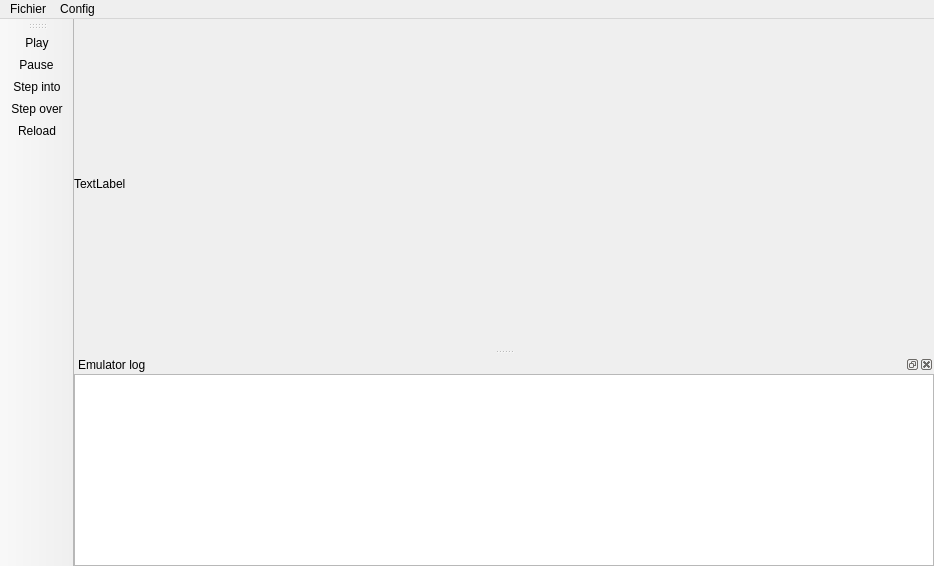
<?xml version="1.0" encoding="UTF-8"?>
<ui version="4.0">
 <class>MainWindow</class>
 <widget class="QMainWindow" name="MainWindow">
  <property name="geometry">
   <rect>
    <x>0</x>
    <y>0</y>
    <width>934</width>
    <height>566</height>
   </rect>
  </property>
  <property name="windowTitle">
   <string>MainWindow</string>
  </property>
  <widget class="QWidget" name="centralWidget">
   <property name="sizePolicy">
    <sizepolicy hsizetype="Preferred" vsizetype="Preferred">
     <horstretch>0</horstretch>
     <verstretch>0</verstretch>
    </sizepolicy>
   </property>
   <layout class="QGridLayout" name="gridLayout_6">
    <property name="leftMargin">
     <number>0</number>
    </property>
    <property name="topMargin">
     <number>0</number>
    </property>
    <property name="rightMargin">
     <number>0</number>
    </property>
    <property name="bottomMargin">
     <number>0</number>
    </property>
    <property name="spacing">
     <number>0</number>
    </property>
    <item row="0" column="0">
     <widget class="Screen" name="screen">
      <property name="sizePolicy">
       <sizepolicy hsizetype="Preferred" vsizetype="Preferred">
        <horstretch>0</horstretch>
        <verstretch>0</verstretch>
       </sizepolicy>
      </property>
      <property name="sizeIncrement">
       <size>
        <width>2</width>
        <height>1</height>
       </size>
      </property>
      <property name="text">
       <string>TextLabel</string>
      </property>
     </widget>
    </item>
   </layout>
  </widget>
  <widget class="QMenuBar" name="menuBar">
   <property name="geometry">
    <rect>
     <x>0</x>
     <y>0</y>
     <width>934</width>
     <height>21</height>
    </rect>
   </property>
   <widget class="QMenu" name="menuFichier">
    <property name="title">
     <string>Fichier</string>
    </property>
    <addaction name="actionOpenFile"/>
    <addaction name="actionQuitter"/>
   </widget>
   <widget class="QMenu" name="menuConfig">
    <property name="title">
     <string>Config</string>
    </property>
    <addaction name="actionMode_avanc"/>
    <addaction name="separator"/>
    <addaction name="actionIgnore_read_write_errors"/>
   </widget>
   <addaction name="menuFichier"/>
   <addaction name="menuConfig"/>
  </widget>
  <widget class="QToolBar" name="controlBar">
   <property name="windowTitle">
    <string>toolBar</string>
   </property>
   <property name="movable">
    <bool>true</bool>
   </property>
   <attribute name="toolBarArea">
    <enum>LeftToolBarArea</enum>
   </attribute>
   <attribute name="toolBarBreak">
    <bool>false</bool>
   </attribute>
   <addaction name="actionPlay"/>
   <addaction name="actionPause"/>
   <addaction name="actionStep_into"/>
   <addaction name="actionStep_over"/>
   <addaction name="actionReload"/>
  </widget>
  <widget class="QDockWidget" name="EmulatorLog">
   <property name="layoutDirection">
    <enum>Qt::LeftToRight</enum>
   </property>
   <property name="allowedAreas">
    <set>Qt::AllDockWidgetAreas</set>
   </property>
   <property name="windowTitle">
    <string>Emulator log</string>
   </property>
   <attribute name="dockWidgetArea">
    <number>8</number>
   </attribute>
   <widget class="QWidget" name="dockWidgetContents">
    <property name="contextMenuPolicy">
     <enum>Qt::PreventContextMenu</enum>
    </property>
    <layout class="QGridLayout" name="gridLayout_2">
     <property name="sizeConstraint">
      <enum>QLayout::SetMaximumSize</enum>
     </property>
     <property name="leftMargin">
      <number>0</number>
     </property>
     <property name="topMargin">
      <number>0</number>
     </property>
     <property name="rightMargin">
      <number>0</number>
     </property>
     <property name="bottomMargin">
      <number>0</number>
     </property>
     <property name="spacing">
      <number>0</number>
     </property>
     <item row="0" column="0">
      <widget class="QPlainTextEdit" name="emulatorLogText">
       <property name="backgroundVisible">
        <bool>false</bool>
       </property>
      </widget>
     </item>
    </layout>
   </widget>
  </widget>
  <action name="actionOuvrir_un_g1a">
   <property name="text">
    <string>Ouvrir un .g1a</string>
   </property>
  </action>
  <action name="actionQuitter">
   <property name="text">
    <string>Quitter</string>
   </property>
  </action>
  <action name="actionMode_avanc">
   <property name="text">
    <string>Mode avancé</string>
   </property>
  </action>
  <action name="actionPause">
   <property name="icon">
    <iconset resource="ose.qrc">
     <normaloff>:/icones/ico/pause</normaloff>:/icones/ico/pause</iconset>
   </property>
   <property name="text">
    <string>Pause</string>
   </property>
   <property name="shortcut">
    <string>F9</string>
   </property>
   <property name="visible">
    <bool>false</bool>
   </property>
  </action>
  <action name="actionPlay">
   <property name="icon">
    <iconset resource="ose.qrc">
     <normaloff>:/icones/ico/play</normaloff>:/icones/ico/play</iconset>
   </property>
   <property name="text">
    <string>Play</string>
   </property>
   <property name="shortcut">
    <string>F8</string>
   </property>
  </action>
  <action name="actionReload">
   <property name="icon">
    <iconset resource="ose.qrc">
     <normaloff>:/icones/ico/reload</normaloff>:/icones/ico/reload</iconset>
   </property>
   <property name="text">
    <string>Reload</string>
   </property>
  </action>
  <action name="actionStep_into">
   <property name="icon">
    <iconset resource="ose.qrc">
     <normaloff>:/icones/ico/stepinto</normaloff>:/icones/ico/stepinto</iconset>
   </property>
   <property name="text">
    <string>Step into</string>
   </property>
   <property name="shortcut">
    <string>F10</string>
   </property>
  </action>
  <action name="actionStep_over">
   <property name="icon">
    <iconset resource="ose.qrc">
     <normaloff>:/icones/ico/stepover</normaloff>:/icones/ico/stepover</iconset>
   </property>
   <property name="text">
    <string>Step over</string>
   </property>
  </action>
  <action name="actionIgnore_read_write_errors">
   <property name="checkable">
    <bool>true</bool>
   </property>
   <property name="checked">
    <bool>true</bool>
   </property>
   <property name="text">
    <string>Ignore read/write errors</string>
   </property>
  </action>
  <action name="actionOpenFile">
   <property name="text">
    <string>Open a binary file</string>
   </property>
   <property name="shortcut">
    <string>Ctrl+O</string>
   </property>
  </action>
 </widget>
 <layoutdefault spacing="6" margin="11"/>
 <customwidgets>
  <customwidget>
   <class>Screen</class>
   <extends>QLabel</extends>
   <header>screen.h</header>
  </customwidget>
 </customwidgets>
 <resources>
  <include location="ose.qrc"/>
 </resources>
 <connections/>
</ui>
